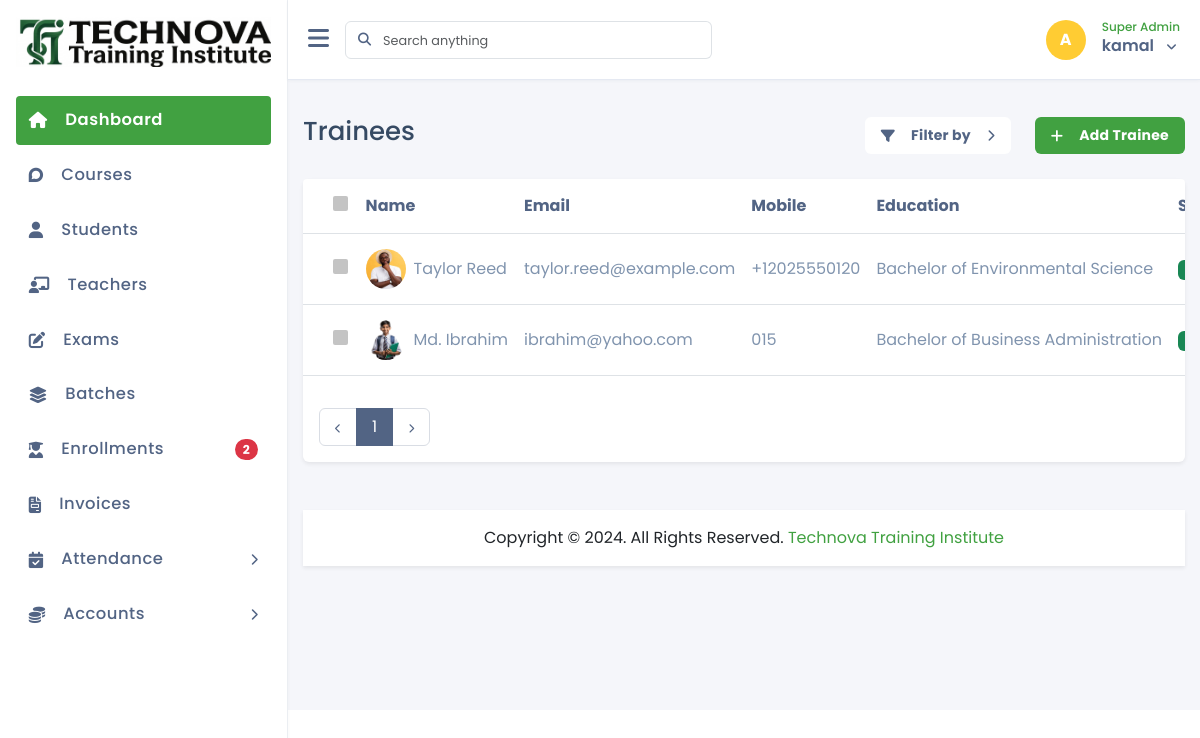
Page /trainees/list.php (signed in) on the committed database.
### tables this page shows
CREATE TABLE `trainees` (
  `id` int(11) NOT NULL,
  `gender` tinyint(4) NOT NULL COMMENT '1 = Male, 2 = Female, 3 = Other',
  `dob` date DEFAULT NULL,
  `address` text DEFAULT NULL,
  `education` varchar(100) DEFAULT NULL,
  `registration_date` date DEFAULT NULL,
  `full_name` varchar(100) NOT NULL,
  `email` varchar(100) NOT NULL,
  `phone` varchar(20) DEFAULT NULL,
  `password` varchar(255) NOT NULL,
  `image` varchar(255) DEFAULT NULL,
  `status` int(11) DEFAULT 1,
  `created_at` timestamp NULL DEFAULT current_timestamp(),
  `updated_at` timestamp NULL DEFAULT NULL,
  `deleted_at` datetime DEFAULT NULL,
  `created_by` int(11) DEFAULT NULL,
  `updated_by` int(11) DEFAULT NULL
);

### component/connection.php (called while the page is built, shortened)
<?php
    $base_url = "http://localhost/technova_training_institute/";
    require_once  ($_SERVER['DOCUMENT_ROOT'] . "/technova_training_institute/crud/crud_class.php");
    $crud = new crud_class();
?>

### crud/crud_class.php (called while the page is built, shortened)
<?php
class crud_class{
    private $host = "localhost";
    private $username = "root";
    private $password = "";
    private $database = "technova_training_institute";
    public $conn;
    public function __construct(){
        $this->conn = new mysqli($this->host, $this->username, $this->password, $this->database);
    }
    public function common_select($table, $columns = "*", $where = [],$where_condition = "AND", $order_by = "",
        $sort_order = "ASC",$limit = "",$offset = ""){
        $result=[
            "status"=>false,
            "data"=>[],
            "message"=>""
        ];
        $sql = "SELECT $columns FROM $table";
        if(!empty($where)){
            $where_clauses = [];
            foreach($where as $column => $value){
                $where_clauses[] = "$table" . "." . "$column = '" . $this->conn->real_escape_string($value) . "'";
            }
            $sql .= " WHERE " . implode(" $where_condition ", $where_clauses);
            $sql .= " AND deleted_at IS NULL";
        }else{
            $sql .= " WHERE deleted_at IS NULL";
        }
        if(!empty($order_by)){
            $sql .= " ORDER BY $order_by $sort_order";
        }
        if(!empty($limit)){
            $sql .= " LIMIT $limit";
        }
        $rs = $this->conn->query($sql);
        if($rs->num_rows > 0){
            $result["status"] = true;
            $result["message"] = "Records found";
            while($row = $rs->fetch_object()){
                $result["data"][] = $row;
            }
            return $result;
        } else {
            $result["message"] = "No records found";
            return $result;
        }
    }
    public function number_of_records($table){
        $sql = "SELECT COUNT(*) as total FROM $table";
        $rs = $this->conn->query($sql);
        if($rs->num_rows > 0){
            $row = $rs->fetch_object();
            return $row->total;
        } else {
            return 0;
        }
    }
}

### trainees/list.php (the view, shortened to what this page needs)
<?php require_once "../component/header.php"; ?>
<?php require_once "../component/sidebar.php"; ?>
  <div class="main-content">
      <div class="row">
          <div class="col-12">
              <div class="d-flex align-items-lg-center  flex-column flex-md-row flex-lg-row mt-3">
                  <div class="flex-grow-1">
                      <h3 class="mb-2 text-size-26 text-color-2">Trainees</h3>
                  </div>
                  <div class="mt-3 mt-lg-0">
                      <div class="d-flex align-items-center">
                        <div class="cursor-pointer bg-white d-flex align-items-center text-color-1 px-3 py-2 rounded-2 text-normal fw-bolder letter-spacing-26 dropdown-toggle" data-bs-toggle="dropdown" aria-expanded="false">
                            <i class="fa-solid fa-filter me-3"></i>
                            Filter by
                          <i class="fa-solid fa-chevron-right ms-3 text-size-sm"></i>
                        </div>
                          <a href="<?php echo $base_url; ?>trainees/create.php" class="cursor-pointer ms-4 bg-white bg-primary text-white d-flex align-items-center px-3 py-2 rounded-2 text-normal fw-bolder letter-spacing-26">
                            <i class="fa-solid fa-plus me-3"></i>
                            Add Trainee
                          </a>
                      </div>
                  </div>
              </div>
          </div>
      </div>
      <div class="mt-4">
        <div class="card shadow-sm border-0">
          <div class="card-body p-0">
              <div class="table-responsive table-rounded-top">
                  <table class="table align-middle">
                      <thead>
                        <tr>
                          <th><input type="checkbox" id="select-all" class="custom-checkbox"></th>
                          <th>Name</th>
                          <th>Email</th>
                          <th>Mobile</th>
                          <th>Education</th>
                          <th>Status</th>
                        </tr>
                      </thead>
                      <tbody>
                        <?php
                        if(isset($_GET['page']) && is_numeric($_GET['page'])){
                            $page = (int)$_GET['page'];
                        } else {
                            $page = 1;
                        }
                        $trainees = $crud->common_select("trainees",'*',[],'AND','id','ASC',10,($page-1)*10);
                        if($trainees['status']){
                        foreach ($trainees['data'] as $trainee) { ?>
                        <tr>
                          <td><input type="checkbox" class="custom-checkbox row-checkbox"></td>
                          <td>
                            <div class="d-flex justify-content-start align-items-center">
                              <img src="<?= $trainee->image ? '../assets/uploads/trainees/images/' . $trainee->image : '../assets/images/avatar-1.jpg' ?>" class="tbl-img" alt="">
                              <span class="ms-2"><?= $trainee->full_name ?></span>
                            </div>
                          </td>
                          <td><?= $trainee->email ?></td>
                          <td><?= $trainee->phone ?></td>
                          <td><?= $trainee->education ?></td>
                          <td>
                            <?php if ($trainee->status == '1') { ?>
                              <span class="badge bg-success">Active</span>
                            <?php } else { ?>
                              <span class="badge bg-danger">Inactive</span>
                            <?php } ?>
                          </td>
                        </tr>
                        <?php } } ?>
                      </tbody>
                    </table>
              </div>
              <div class="pb-3 ps-3 mt-3 d-flex justify-content-center justify-content-md-between justify-content-lg-between flex-wrap flex-md-nowrap">
                <nav aria-label="Page navigation" class="mb-3 mb-md-0 mb-lg-0">
                  <?php
                      $total_records = $crud->number_of_records("trainees");
                      $records_per_page = 10;
                      $total_pages = ceil($total_records / $records_per_page);
                  ?>
                  <ul class="pagination">
                    <li class="page-item">
                      <a class="page-link" href="#" aria-label="Previous"><i class="fa-solid fa-chevron-left text-size-12"></i></a>
                    </li>
                    <?php for ($i = 1; $i <= $total_pages; $i++) { ?>
                      <li class="page-item <?= ($i == $page) ? 'active' : '' ?>"><a class="page-link" href="<?= $base_url ?>trainees/list.php?page=<?= $i ?>"><?= $i ?></a></li>
                    <?php } ?>
                    <li class="page-item">
                      <a class="page-link" href="#" aria-label="Next"><i class="fa-solid fa-chevron-right text-size-12"></i></a>
                    </li>
                  </ul>
              </nav>
              </div>
      </div>
      </div>
  </div>
<?php require_once "../component/footer.php" ?>

### assets/css/style.css (style rules this page uses)
:root { --primary: #41A141; --secondary: #EEEEEE; --sidebar-bg: var(--secondary); --main-bg: #ffffff; --chart-gradient-start: #6dd5ed; --chart-gradient-end: #2193b0; --text-primary: var(--primary); --text-secondary: var(--secondary); --primary-gradient: linear-gradient(270.13deg, #00000080 0.09%, #00000080 88.52%); --btn-primary: var(--primary); --btn-secondary: #DEDEDE; --blue-zodiac: #3D405C; --grey: #898989; --lavender-gray: #DDE1EEB2; --bg-white: #ffffff; --grey-94: #EBEEF2; --text-color-1: #526484; --text-color-2: #364A63; --text-color-3: #8094AE; }
body { font-family: Poppins; }
ul { padding: 0; margin: 0; }
a { text-decoration: none; }
.text-color-1 { color: var(--text-color-1) !important; }
.text-color-2 { color: var(--text-color-2) !important; }
.text-normal { font-size: .875em; }
.bg-primary { background-color: var(--primary) !important; }
.main-content { min-height: 630px; margin-top: 5rem; padding: 20px 15px 0 15px; }
.dropdown-toggle::after { display: none !important; }
.text-size-sm { font-size: .75rem; }
input::placeholder { color: #B6C6E3; font-size: .8rem; }
.letter-spacing-26 { letter-spacing: 0.26px; }
.cursor-pointer { cursor: pointer; }
.table-rounded-top { border-top-left-radius: 4px; border-top-right-radius: 4px; }
.custom-checkbox { position: relative; border-radius: 2px; background: none; cursor: pointer; line-height: 0; margin: 0 0.1em 0 0; outline: 0; padding: 0 !important; height: 15px; width: 15px; -webkit-appearance: none; appearance: none; opacity: 0.5; background: var(--grey); color: var(--grey); }
.custom-checkbox::before { content: ''; position: absolute; right: 50%; top: 50%; width: 4px; height: 10px; border: solid #FFF; border-width: 0 2px 2px 0; margin: -1px -1px 0 -1px; transform: rotate(45deg) translate(-50%, -50%); z-index: 2; opacity: 0; }
table tr th { padding-top: 15px !important; padding-bottom: 15px !important; color: var(--text-color-1) !important; }
table tr td { padding-top: 15px !important; padding-bottom: 15px !important; color: var(--text-color-3) !important; }
table tr th:first-child, table tr td:first-child { padding-left: 30px !important; }
.pagination .page-link { color: var(--text-color-1); border-color: #d9dde4; padding-right: 15px; padding-left: 15px; }
.pagination .active .page-link { background-color: var(--text-color-1); color: #fff; border-color: var(--text-color-1); }
.pagination .page-link { outline: none; }
.text-size-12 { font-size: 0.6rem; }
.text-size-26 { font-size: 1.625rem; }
.tbl-img { width: 40px; height: 40px; border-radius: 50%; }
.table th, .table td { white-space: nowrap; }

### rows in the picture
trainees: full_name "Taylor Reed", email "taylor.reed@example.com", phone "+12025550120", education "Bachelor of Environmental Science"
trainees: image (picture), full_name "Md. Ibrahim", email "ibrahim@yahoo.com", phone "015", education "Bachelor of Business Administration"

### other values in the picture
$count "2"
$_SESSION['user_role'] "Super Admin"
$_SESSION['user_name'] "kamal"
